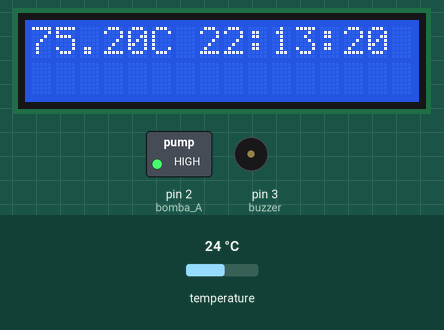
The sketch below on a simulated Arduino Uno, built with avr-gcc and run on an emulated ATmega328P. Parts: 16×2 character LCD, switched loads named in the sketch (green lamp = pin HIGH), buzzer (waves = sounding, pin HIGH). The inputs (shaded band) are chosen by the test bench; at power-on: temperature 24 °C. The local clock reads 2024-03-15 10:24:30 at power-on unless the sketch sets it.

Above: at 1.2 s.
1.3 s: temperature set to 12 °C
At 2.4 s:
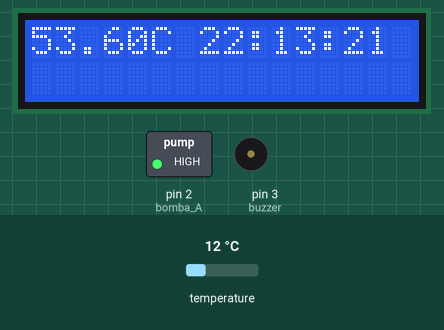
4.1 s: temperature set to 19 °C
At 5.0 s:
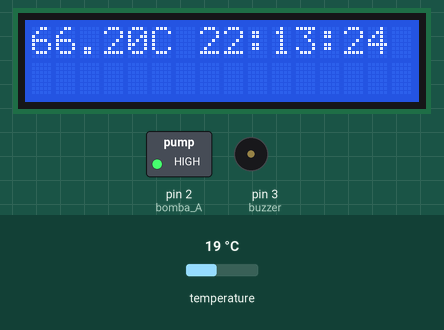
6.7 s: temperature set to 28 °C
At 7.3 s:
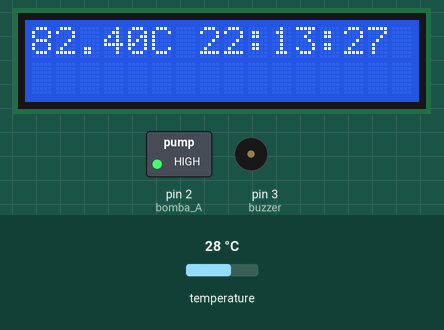
Timing chart, 0 to 9.7 s (numbered marks = the images above; inputs shaded):
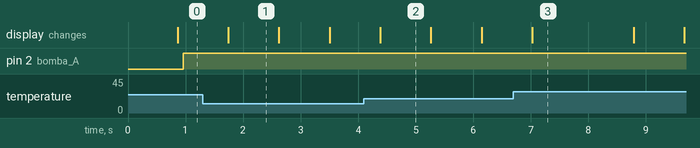

Measured:
- what the display in image 1 shows lasts 0.9 s, from 1.7 s to 2.6 s
- what the display in image 3 shows lasts 1.8 s, from 7.0 s to 8.8 s

The sketch:

sketch_apr26a.ino
```cpp
#include <Wire.h>//se llama la libreria Wire que nos ayudara a comunicarnos con el dispositivos de I2C
#include <LiquidCrystal_I2C.h>//se instala la libreria LiquidCrystal_I2C para trabajar con el i2c del lcd junto con el Módulo serial I2C
#include <DallasTemperature.h>//se instala y llama la libreria DallasTemperature para poder utilizar el sensor de temperatura
#include <RTClib.h>//se instala y llama la libreria RTClib para poder utilizar el modulo RTC

#define lcdAddress 0x27  //se indica la dirección que toma el modulo i2c
#define filas 2//se indica que numero de filas que tiene el lcd que son dos para despues utilizarlo
#define columnas 16//se indica el numero de columnas que tiene el lcd que son 16
LiquidCrystal_I2C pantallalcd(lcdAddress, columnas, filas);//se llama la libreria LiquidCrystal_I2C se le indica el nombre de pantallalcd se le indica la dirección del lcd,la variable columnas y filas

OneWire Nauta(4);//En la libreria OneWire se le asigna en que pin se va a estar realizando la comunicacion
DallasTemperature SENSORT(&Nauta);//se llama la libreria de DallasTemperature y se crea el SENSORT que va a hacer lo que  la varible nauta

RTC_DS3231 THC;//crea objeto del tipo RTC_DS3231

#define buzzer 3//se indica el pin 3 al buzzer
#define salida_BUZ() pinMode(buzzer,OUTPUT)//se define la variable salida_BUZ y se le indica que va a suplentar el pin mode
#define encender_BUZ() tone(buzzer,200)//se define la variable encender_BUZ y se le indica que va a suplentar el tone
#define apagar_BUZ() noTone(buzzer)//se define la variable apagar_BUZ y se le indica que va a suplentar al noTone

#define bomba_A 2//se indica el pin 2 a la bomba_A
#define salida_B() pinMode(bomba_A,OUTPUT)//se define la variable salida_B y se le indica que va a suplentar al pinMode
#define apagar_B() digitalWrite(bomba_A,HIGH)//se define la variable apagar_B y se le indica que va a suplentar al digitalWrite
#define encender_B() digitalWrite(bomba_A,LOW)//se define la variable encender_B y se le indica que va a suplentar al digitalWrite

void setup() {
  pantallalcd.init();//se indica que la pantallalcd que en eso se iniciara
  pantallalcd.backlight();//se indica que la pantallalcd para su iluminación
  SENSORT.begin();//se inicializa el SENSORT
  THC.begin();//se inicializa el THC
  THC.adjust(DateTime(__DATE__, __TIME__));//funcion que permite establecer fecha y horario
  salida_BUZ();//se indica la salida_BUZZ
  salida_B();//se indica la salida_B

}

void loop() {
  SENSORT.requestTemperatures();//Envia una solicitud al sensor para ver que temperatura nos devolvera el sensor
  float temperatura = SENSORT.getTempFByIndex(0);//asignamos a la variable flotante "temperatura" la lectura en el sensor
  pantallalcd.setCursor(0,0);//se dise que en la columna 0 se imprima lo siguiente y que se coloque en la fila 0
  pantallalcd.print(temperatura);//se imprima en la lcd temperatura
  pantallalcd.print("C ");//se imprima en el lcd C

  DateTime fecha = THC.now();//funcion que devuelve fecha y horario en formato
  pantallalcd.print(  fecha.hour());//funcion que obtiene la hora de la fecha completa
  pantallalcd.print(":");//caracter dos puntos como separador
  pantallalcd.print(fecha.minute());//funcion que obtiene los minutos de la fecha completa
  pantallalcd.print(":");//caracter dos puntos como separador
  pantallalcd.print(fecha.second());//funcion que obtiene los segundos de la fecha completa

  delay(100);

  if (fecha.hour() == 19 && fecha.minute() == 59 && fecha.second() == 0){ //se  indica que a esa hora, ese minuto y ese segundo haga lo siguiente
    encender_BUZ();//se encienda el buzzer
    pantallalcd.setCursor(0,1);//se coloque en en la columna cero y se imprima en la fila
    pantallalcd.print("   REGAR EN 5s");//se implima REGAR EN 5s
    delay(5000);//se crea el delay para los 5s que se realizara
    pantallalcd.clear();//luego de que pase el tiempo se limpie

  }
  if (fecha.hour() == 19 && fecha.minute() == 59 && fecha.second() == 5) {///se  indica que a esa hora, ese minuto y ese segundo haga lo siguiente
  apagar_BUZ();//se apgue el buzzer
  pantallalcd.setCursor(0,1);//se coloque en en la columna cero y se imprima en la fila
  pantallalcd.print("   REGAR GOOOD   ");//se imprima regar goood
  encender_B();//se encienda la bomba de agua
  delay(20000);//se crea el delay para los 20s que se realiza
  pantallalcd.clear();//lugo que pase el tiempo se limpie
  } else{//si no
    apagar_B();//que la bomba este apagada
  }
}
```
